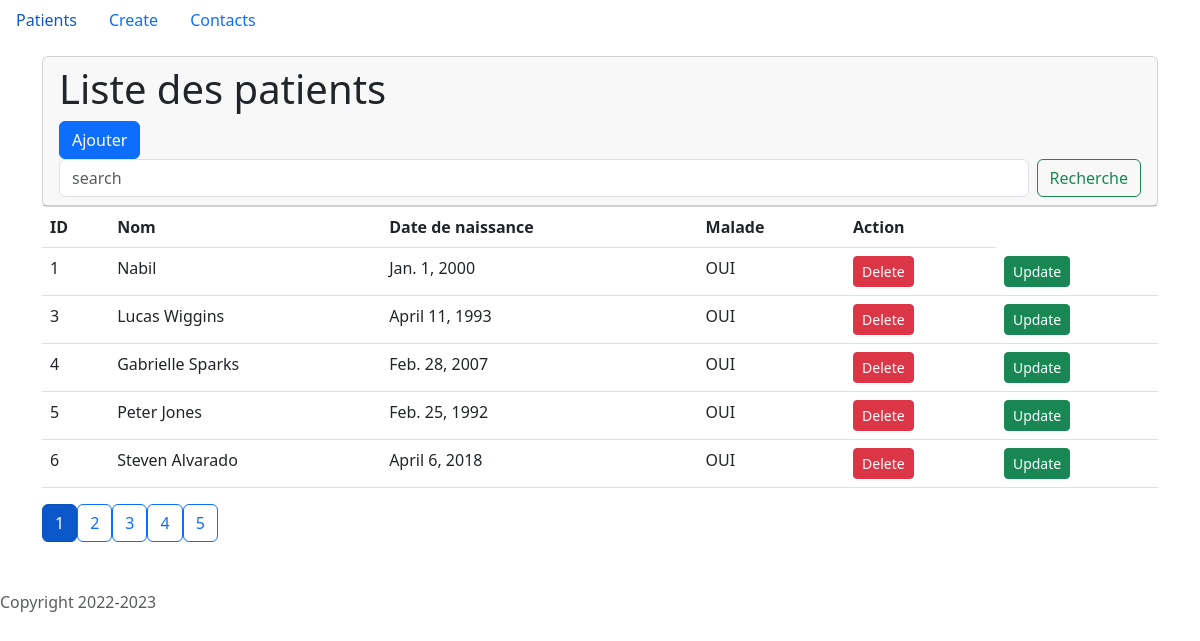
The app's page /patients/, older data.
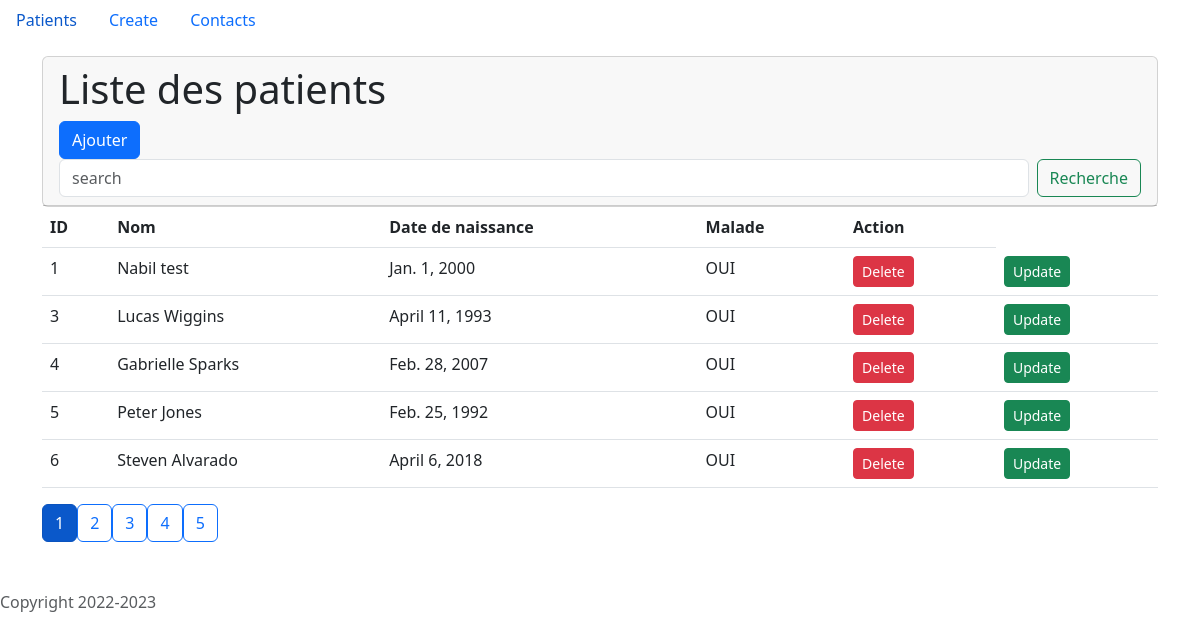
The same page, newer data.
### hopital/models.py (models this page shows, shortened)
class Patient(models.Model):
    nom = models.CharField(max_length=100)
    date_Naissance = models.DateField()
    malade = models.BooleanField(default=True)

### hopital/views.py (the view)
# urls.py: path('patients/', list_patients, name='list_patients'),
def list_patients(request):
    all_patients = Patient.objects.all()
    p = Paginator(all_patients, 5)
    page = request.GET.get('page',1)
    try:
        patients = p.page(page)
    except PageNotAnInteger:
        patients = p.page(1)
    except EmptyPage:
        patients = p.page(p.num_pages)
    return render(request,'patients.html',{'patients': patients})

### hopital/templates/patients.html
{% extends 'base.html' %}
{% block content %}
<div class="card mt-3">
  <div class="card-header">
<h1>Liste des patients</h1>
  <a href="{% url 'create_patient'%}" class="btn btn-primary">Ajouter</a>
    <form class="d-flex" role="search" action="{%url 'search'  %}">
      <input class="form-control me-2" type="search" placeholder="search" aria-label="Search" name="keyword">
      <button class="btn btn-outline-success" type="submit">Recherche</button>
    </form>
  </div>
</div>
<div class="card-body">
<table class="table table-hover">
  <thead>
    <th>ID</th>
    <th>Nom</th>
    <th>Date de naissance</th>
    <th>Malade</th>
    <th>Action</th>
  </thead>
  <tbody>
    {% for patient in patients %}
      <tr>
        <td>{{patient.id}}</td>
        <td>{{patient.nom}}</td>
        <td>{{patient.date_Naissance}}</td>
        <td>{% if patient.malade %}OUI {% else %} NON {%endif%}</td>
        <td><a href="{% url 'delete_patient' patient.pk %}"class="btn btn-sm btn-danger" onclick="return confirm('Confirmation')">Delete</a></td>
        <td><a href="{% url 'update_patient' patient.pk %}"class="btn btn-sm btn-success">Update</a></td>
      </tr>
    {% endfor %}
  </tbody>
</table>
  <div class="pagination">
    {% for i in patients.paginator.page_range %}
      {% if patients.number == i %}
        <span class="btn btn-primary active">{{i}}
        </span>
      {% else %}
        <a href="?page={{i}}"class="btn btn-outline-primary">{{i}}</a>
      {% endif %}
    {% endfor %}
  </div>
  </div>
{% endblock %}

### hopital/templates/base.html (shortened to what this page needs)
<!DOCTYPE html>
<html lang="en">
<head>
    <link href="https://cdn.jsdelivr.net/npm/bootstrap@5.3.0-alpha2/dist/css/bootstrap.min.css" rel="stylesheet">
</head>
<body>
<ul class="nav">
  <li class="nav-item">
    <a class="nav-link active" aria-current="page" href="#">Patients</a>
  </li>
  <li class="nav-item">
    <a class="nav-link" href="#">Create</a>
  </li>
  <li class="nav-item">
    <a class="nav-link" href="#">Contacts</a>
  </li>
</ul>
<div class="container">
    {% block content %}
{% endblock %}
</div>
</body>
<br/><br/>
<footer>
    <div class="card-footer text-body-secondary">
    Copyright 2022-2023
  </div></footer>
</html>

Row changes from the older to the newer data that the page shows:
changed Patient id 1: nom "Nabil" → "Nabil test"
